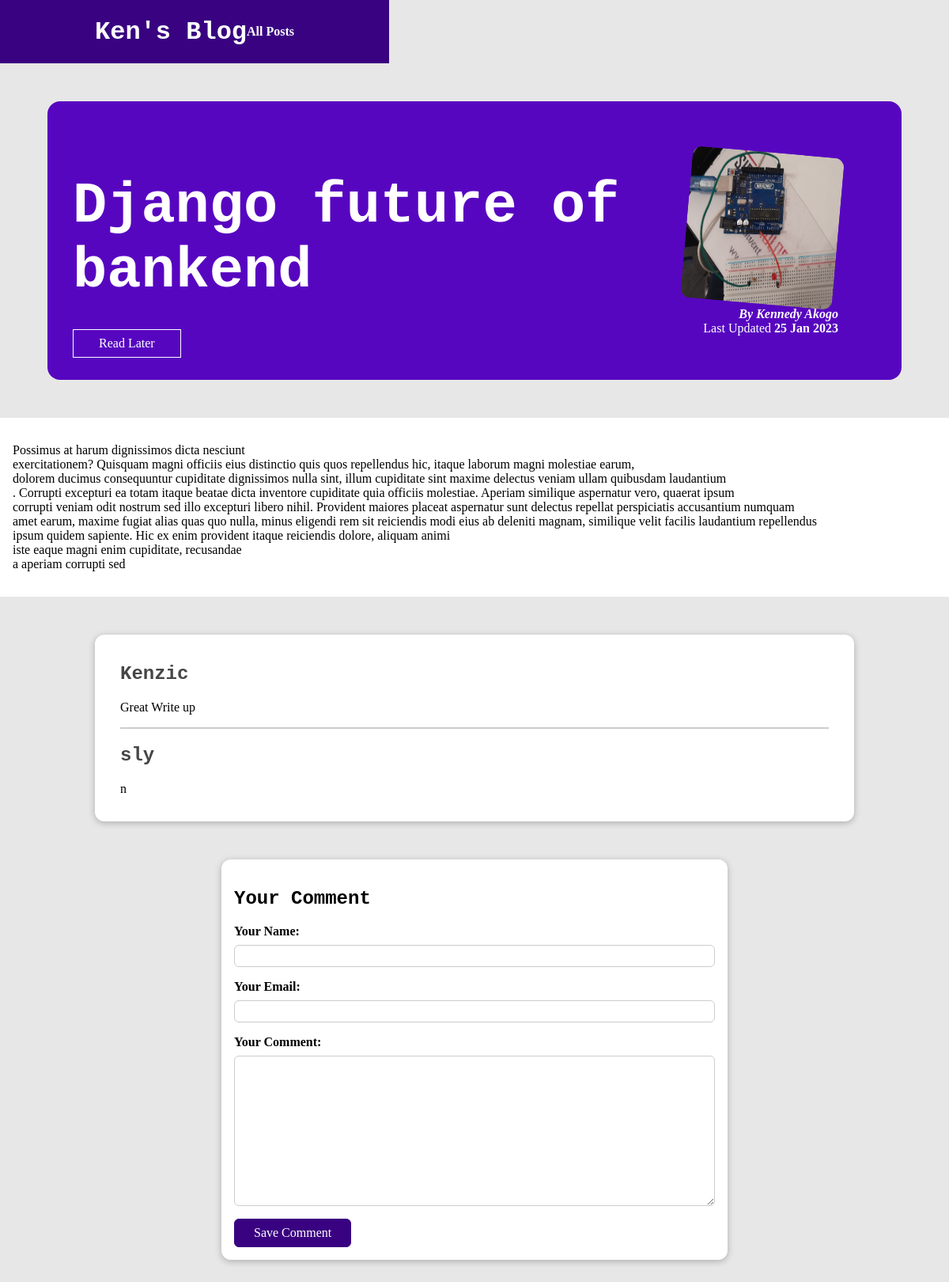
The app's page /posts/django-future-of-bankend with its own data.
### blog/models.py (models this page shows, shortened)
class Post(models.Model):
    title = models.CharField(max_length=100)
    excerpt = models.CharField(max_length=1500)
    image = models.ImageField(upload_to="posts", null= True )
    author = models.ForeignKey(Author,null=True, on_delete=models.SET_NULL, related_name="posts")
    slug = models.SlugField(unique=True)
    tag = models.ManyToManyField(Tag,)
    date = models.DateField(auto_now=True)
    content = models.TextField(validators=[MinLengthValidator(10)],blank=True)

class Author(models.Model):
    first_name = models.CharField(max_length=50)
    last_name = models.CharField(max_length=50)
    email = models.EmailField()
    def full_name(self):
        return f"{self.first_name} {self.last_name}"
    def __str__(self):
        return  self.full_name()

class Comment(models.Model):
    user_name = models.CharField(max_length=20)
    user_email = models.EmailField()
    text = models.TextField(max_length=300)
    post = models.ForeignKey(Post, on_delete=models.CASCADE , related_name="comments")

### blog/views.py (the view, shortened to what this page needs)
# urls.py: path("posts/<slug:slug>",views.SinglePostView.as_view(), name="single_post"),
class SinglePostView(View):
    def get(self,request, slug):
        post = Post.objects.get(slug = slug)
        context ={
            "post":post,
            "post_tag":post.tag.all(),
            "comment_form": CommentForm,
            "comments":post.comments.all().order_by("-id")
        }
        return render(request, "blog/post-detail.html", context)

### blog/templates/blog/post-detail.html (shortened to what this page needs)
{% extends 'base.html' %}
{%load  static%}
{% block css_files%}
    <link rel="stylesheet" href="{%static "blog/post-detail.css"%}">
{%endblock%}
{% block content%}
    <section id="summary">
        <h2>{{post.title}}</h2>
        <div>
        <div id="read-later">
            <form action="{% url "read-later" %}" method="POST">
                <button>Read Later</button>
            </form>
        </div>
        </div>
        <article>
            <img src="{{post.image.url }}" alt="post-title">
            <address>By <a href="mailto:{{post.author.email}}">{{post.author}}</a></address>
            <div>
                Last Updated <time>{{post.date|date:"d M Y"}}</time>
            </div>
        </article>
    </section>
    <main>
    {{post.content|linebreaks }}
</main>
<section id="comments">
    <ul>
        {% for comment in comments%}
           <li>
            <h2>{{ comment.user_name}}</h2>
            <p>{{ comment.text|linebreaks}}</p>
           </li>
        {%endfor%}
    </ul>
</section>
    <section id="comment-form" >
        <h2>Your Comment</h2>
        <form  action ="{% url "single_post" post.slug  %}" method="POST">
            {% for form_field in comment_form%}
            <div class="form-control {% if form_field.errors %} invalid {%endif%}" >
                {{form_field.label_tag}}
                {{ form_field}}
            </div>
            {% endfor%}
            <button>Save Comment</button>
        </form>
    </section>
{%endblock%}

### static/app.css (style rules this page uses)
* { box-sizing: border-box; }
body { margin: 0; }
h1, h2, h3 { font-family: 'Courier New', Courier, monospace; }

### blog/static/blog/post-detail.css (style rules this page uses)
body { background-color: #e7e7e7; }
#summary { margin: 8rem auto 3rem auto; padding: 2rem; width: 90%; max-width: 90rem; border-radius: 16px; background-color: #5706c0; position: relative; box-shadow: 0 2px 8px rbga(0,0,0,0.25); height: 22rem; }
#summary h2 { color: white; font-size: 4.5rem; margin-bottom: 0.25rem; }
#summary article { position: absolute; top: 2rem; right: 3rem; padding: 1rem 2rem; border-radius: 12px; text-align: right; color: white; }
#summary article img { width: 12rem; height: 12rem; border-radius: 12px; transform: rotatez(5deg); margin-top: 1rem; }
#summary address { font-weight: bold; }
#summary a { color:white; text-decoration: none; }
#summary time { font-weight: bold; }
main { width: 90; max-width: 90rem; margin: 3rem auto; background-color: white; padding: 1rem; border-radius: 0 2px 8px rbga(0, 0, 0,0.25); }
#comment-form { margin: 3rem auto; width: 90%; max-width: 40rem; border-radius: 12px; background-color: white; padding: 1rem; box-shadow: 0 2px 8px rgba(0,0,0,0.25); }
#comment-form button { font:inherit; background-color: #390281; color: white; border: 1px solid #390281; border-radius: 6px; padding: 0.5rem 1.5rem; cursor: pointer; }
.form-control { margin-bottom: 1rem; }
.form-control label { font-weight: bold; margin-bottom: 0.5rem; display: block; }
.form-control input, .form-control textarea { display: block; width: 100%; font: inherit; padding: 0.25rem; border-radius:6px ; border: 1px solid #ccc; }
#comments { margin: 3rem auto; width: 90%; max-width: 60rem; border-radius: 12px; background-color: white; padding: 1rem 2rem; box-shadow: 0 2px 8px rgba(0,0,0,0.25); }
#read-later { margin:2rem 0 ; }
#read-later button { background-color: transparent; border: 1px solid white; padding: 0.5rem 2rem; font: inherit; color: white; cursor: pointer; }
#comments ul { list-style: none; margin: 0; padding: 0; }
#comments li { margin-bottom: 1rem; border-bottom: 2px solid #ccc ; }
#comments li:last-of-type { border-bottom: none; }
#comments h2 { color:#464646; }

### records on screen
Post: title "Django future of bankend", image (picture), author "Kennedy Akogo", date "25 Jan 2023", content "Possimus at harum dignissimos dicta nesciunt exercitationem? Quisquam magni officiis eius distinctio quis quos repellendus hic, itaque laborum magni molestiae earum, dolorem ducimus consequuntur cupiditate dignissimos nulla sint, illum cupiditate sint maxime delectus veniam ullam quibusdam laudantium . Corrupti excepturi ea totam itaque beatae dicta inventore cupiditate quia officiis molestiae. Aperiam similique aspernatur vero, quaerat ipsum corrupti veniam odit nostrum sed illo excepturi libero nihil. Provident maiores placeat aspernatur sunt delectus repellat perspiciatis accusantium numquam amet earum, maxime fugiat alias quas quo nulla, minus eligendi rem sit reiciendis modi eius ab…"
Comment: user_name "Kenzic", text "Great Write up"
Comment: user_name "sly", text "n"
